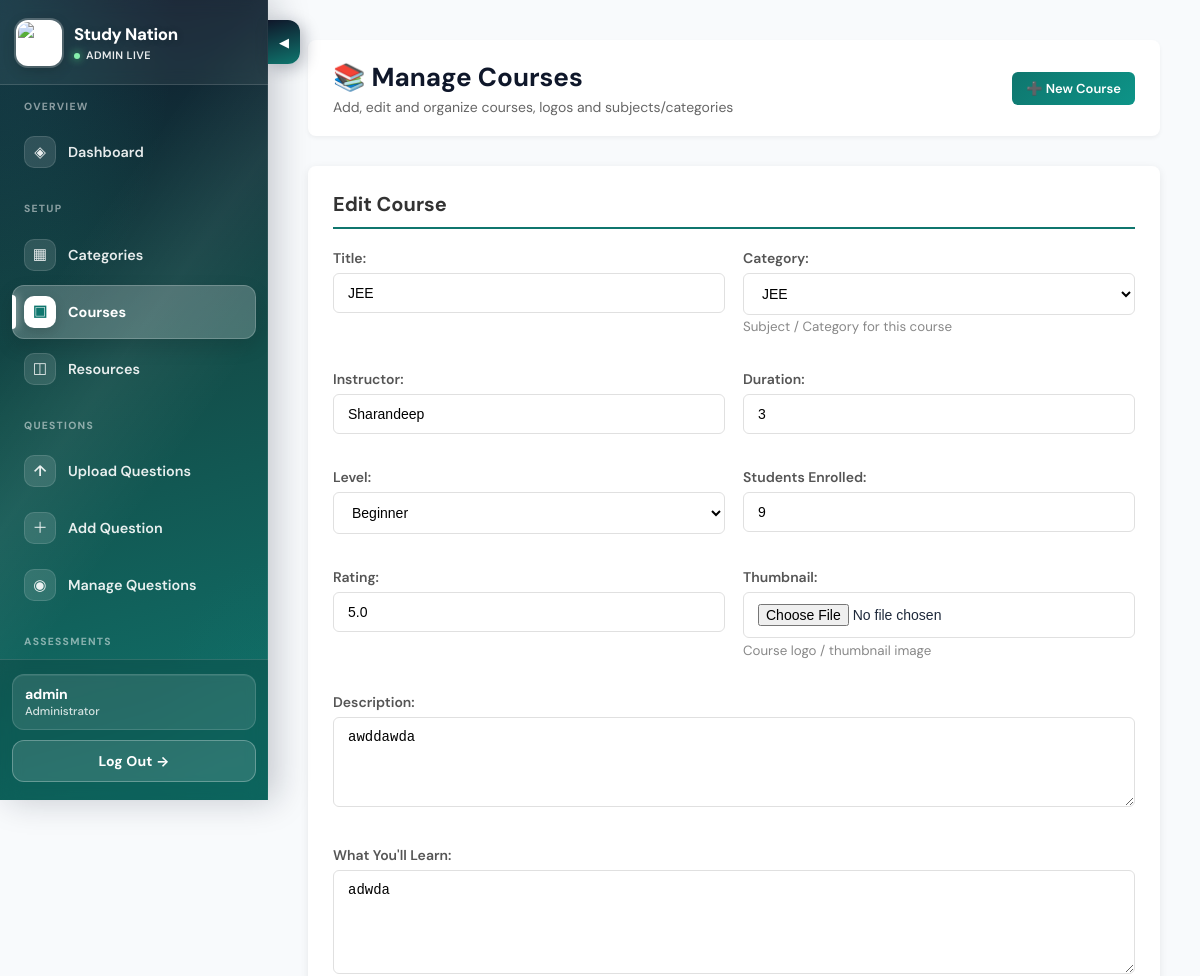
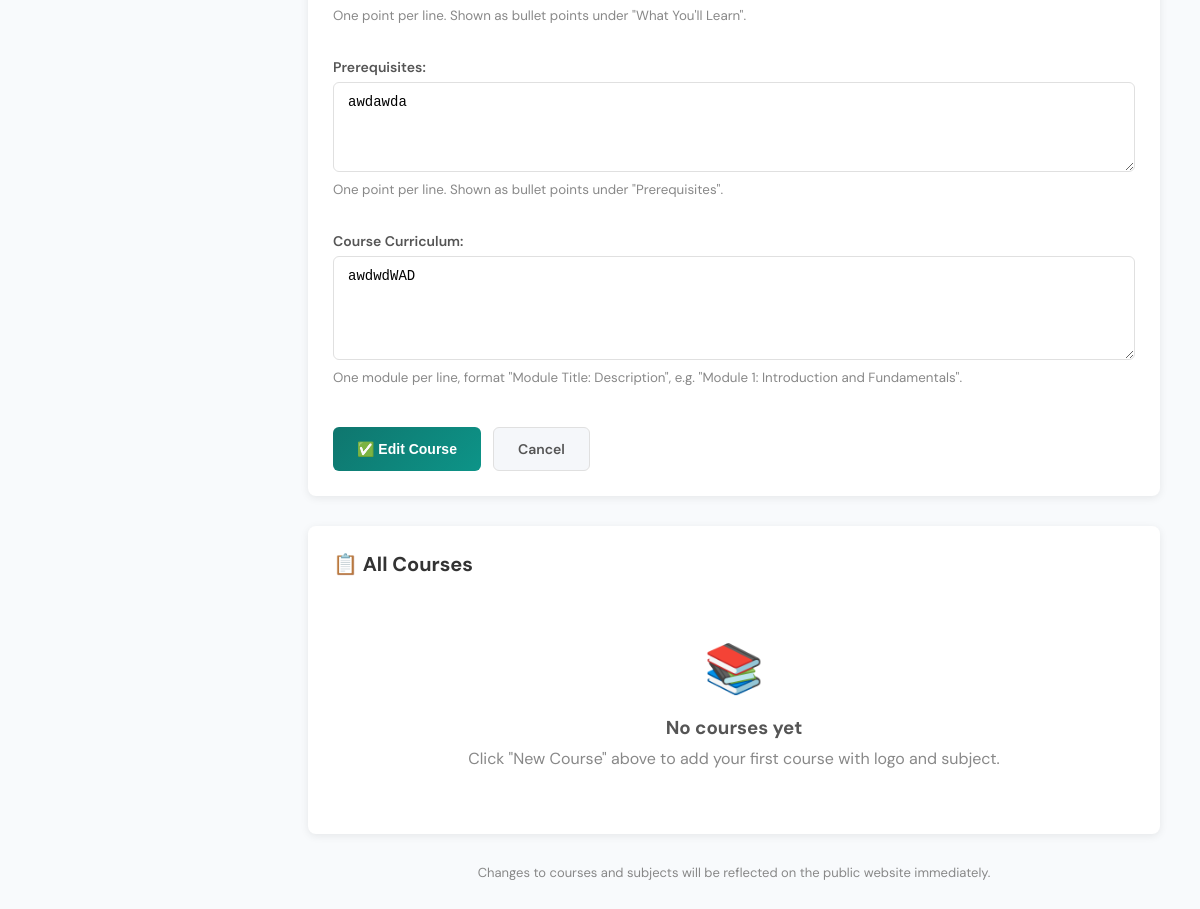
The page /admin-panel/manage-courses/1/edit/ (signed in) on the database its author committed (2 pictures, top to bottom).
### courses/models.py (models this page shows, shortened)
class Course(models.Model):
    title = models.CharField(max_length=200)
    description = models.TextField()
    category = models.ForeignKey(
        CourseCategory, on_delete=models.CASCADE, related_name="courses"
    )
    instructor = models.CharField(max_length=150, blank=True)
    duration = models.CharField(max_length=100, blank=True, help_text="e.g., 12 weeks")
    level = models.CharField(
        max_length=20,
        choices=[
            ("beginner", "Beginner"),
            ("intermediate", "Intermediate"),
            ("advanced", "Advanced"),
        ],
        default="beginner",
    )
    students_enrolled = models.IntegerField(default=0)
    rating = models.DecimalField(max_digits=3, decimal_places=1, default=0)
    thumbnail = models.ImageField(upload_to="course_thumbnails/", null=True, blank=True)
    what_youll_learn = models.TextField(
        blank=True,
        help_text="One point per line. Shown as bullet points under 'What You'll Learn'.",
    )
    prerequisites = models.TextField(
        blank=True,
        help_text="One point per line. Shown as bullet points under 'Prerequisites'.",
    )
    curriculum = models.TextField(
        blank=True,
        help_text=(
            "One module per line, format 'Module Title: Description'. "
            "Example: Module 1: Introduction and Fundamentals"
        ),
    )
    created_at = models.DateTimeField(auto_now_add=True)
    updated_at = models.DateTimeField(auto_now=True)
    class Meta:
        ordering = ["-created_at"]

### admin_panel/views.py (the view)
# urls.py: path("manage-courses/<int:course_id>/edit/", views.edit_course, name="edit_course"),
@admin_required
def edit_course(request, course_id):
    course = get_object_or_404(Course, id=course_id)
    if request.method == "POST":
        form = CourseForm(request.POST, request.FILES, instance=course)
        if form.is_valid():
            form.save()
            messages.success(request, "Course updated successfully!")
            return redirect("admin_panel:manage_courses")
    else:
        form = CourseForm(instance=course)
    return render(
        request,
        "admin_panel/manage_courses.html",
        {"form": form, "course": course, "action": "Edit"},
    )

### admin_panel/views.py (called while the page is built)
def admin_required(view_func):
    @login_required(login_url="courses:student_login")
    @wraps(view_func)
    def wrapped_view(request, *args, **kwargs):
        if not hasattr(request.user, "admin_profile"):
            if request.user.is_superuser:
                AdminUser.objects.get_or_create(user=request.user)
            else:
                messages.error(request, "You do not have admin access")
                return redirect("courses:student_login")
        return view_func(request, *args, **kwargs)
    return wrapped_view

### courses/models.py (called while the page is built)
    def __str__(self):
        return self.name

### admin_panel/templates/admin_panel/manage_courses.html (shortened to what this page needs)
<!DOCTYPE html>
<html lang="en">
  <head>
  </head>
  <body>
    {% include 'admin_panel/_partials/sidebar_slider.html' %}
    <div class="dashboard-wrapper">
{% include 'admin_panel/_partials/admin_sidebar.html' with active='manage_courses' %}
      <main class="main-content">
        <div class="header">
          <div>
            <h1>📚 Manage Courses</h1>
            <p style="color: #666; font-size: 14px; margin-top: 4px;">Add, edit and organize courses, logos and subjects/categories</p>
          </div>
          <div class="header-actions">
            <a href="{% url 'admin_panel:create_course' %}" class="btn btn-primary btn-sm">➕ New Course</a>
          </div>
        </div>
        {% if form %}
          <div class="form-section">
            <h2>{{ action }} Course</h2>
            <form method="post" enctype="multipart/form-data">
              <div class="form-grid">
                <div class="form-group">{{ form.title.label_tag }}
                  {{ form.title }}</div>
                <div class="form-group">
                  {{ form.category.label_tag }}
                  {{ form.category }}
                  <small style="color:#888;">Subject / Category for this course</small>
                </div>
                <div class="form-group">{{ form.instructor.label_tag }}
                  {{ form.instructor }}</div>
                <div class="form-group">{{ form.duration.label_tag }}
                  {{ form.duration }}</div>
                <div class="form-group">{{ form.level.label_tag }}
                  {{ form.level }}</div>
                <div class="form-group">{{ form.students_enrolled.label_tag }}
                  {{ form.students_enrolled }}</div>
                <div class="form-group">{{ form.rating.label_tag }}
                  {{ form.rating }}</div>
                <div class="form-group">
                  {{ form.thumbnail.label_tag }}
                  {{ form.thumbnail }}
                  <small style="color:#888; display:block; margin-top:4px;">Course logo / thumbnail image</small>
                </div>
                <div class="form-group full">{{ form.description.label_tag }}
                  {{ form.description }}</div>
                <div class="form-group full">
                  {{ form.what_youll_learn.label_tag }}
                  {{ form.what_youll_learn }}
                  <small style="color:#888; display:block; margin-top:4px;">One point per line. Shown as bullet points under "What You'll Learn".</small>
                </div>
                <div class="form-group full">
                  {{ form.prerequisites.label_tag }}
                  {{ form.prerequisites }}
                  <small style="color:#888; display:block; margin-top:4px;">One point per line. Shown as bullet points under "Prerequisites".</small>
                </div>
                <div class="form-group full">
                  {{ form.curriculum.label_tag }}
                  {{ form.curriculum }}
                  <small style="color:#888; display:block; margin-top:4px;">One module per line, format "Module Title: Description", e.g. "Module 1: Introduction and Fundamentals".</small>
                </div>
              </div>
              <div class="form-actions">
                <button type="submit" class="btn btn-primary">✅ {{ action }} Course</button>
                <a href="{% url 'admin_panel:manage_courses' %}" class="btn btn-secondary">Cancel</a>
              </div>
            </form>
          </div>
        {% endif %}
        <div class="content-section">
          <h2>📋 All Courses</h2>
          {% if courses %}
            <table class="upload-table">
              <thead>
                <tr>
                  <th style="width: 28%;">Course Name</th>
                  <th>Subject / Category</th>
                  <th>Instructor</th>
                  <th>Level</th>
                  <th>Logo</th>
                  <th style="width: 150px;">Actions</th>
                </tr>
              </thead>
              <tbody>
                {% for course in courses %}
                  <tr>
                    <td>
                      <strong>{{ course.title }}</strong>
                      {% if course.rating %}
                        <span style="font-size:11px; color:#f57c00; margin-left:6px;">⭐ {{ course.rating }}</span>
                      {% endif %}
                    </td>
                    <td>{{ course.category.name|default:'-' }}</td>
                    <td>{{ course.instructor|default:'-' }}</td>
                    <td>{{ course.get_level_display|default:'-' }}</td>
                    <td>
                      {% if course.thumbnail %}
                        <img src="{{ course.thumbnail.url }}" alt="logo" class="course-logo" />
                      {% else %}
                        <span style="color:#aaa; font-size:12px;">No logo</span>
                      {% endif %}
                    </td>
                    <td>
                      <div style="display: flex; gap: 8px; flex-wrap: wrap;">
                        <a href="{% url 'admin_panel:edit_course' course.id %}" class="btn btn-primary btn-sm" style="padding: 6px 12px; font-size: 12px;">✏️ Edit</a>
                        <form method="post" action="{% url 'admin_panel:delete_course' course.id %}" style="display:inline;" onsubmit="return confirm('Delete this course? Courses with question banks cannot be deleted (banks are protected so questions are not lost).');">{% csrf_token %}<button type="submit" class="btn btn-danger">🗑️ Delete</button></form>
                      </div>
                    </td>
                  </tr>
                {% endfor %}
              </tbody>
            </table>
          {% else %}
            <div class="empty-state">
              <span class="icon">📚</span>
              <h3 style="margin-bottom: 8px; color: #555;">No courses yet</h3>
              <p>Click "New Course" above to add your first course with logo and subject.</p>
            </div>
          {% endif %}
        </div>
        <div style="margin-top: 15px; text-align: center; color: #888; font-size: 13px;">Changes to courses and subjects will be reflected on the public website immediately.</div>
      </main>
    </div>
  </body>
</html>

### admin_panel/templates/admin_panel/_partials/admin_sidebar.html (shortened to what this page needs)
<aside class="sidebar" id="adminSidebar" aria-label="Admin navigation">
  <div class="sidebar-header">
    <a class="sidebar-brand" href="{% url 'admin_panel:dashboard' %}">
      <img
        src="/media/study_nation_logo.jpeg"
        alt="Study Nation"
        class="sidebar-logo"
      />
      <div class="sidebar-brand-text">
        <strong>Study Nation</strong>
        <span>Admin live</span>
      </div>
    </a>
  </div>
  <nav class="sidebar-nav-wrap" aria-label="Main">
    <ul class="sidebar-nav">
      <li class="sidebar-section-label">Overview</li>
      <li>
        <a href="{% url 'admin_panel:dashboard' %}" class="{% if active == 'dashboard' %}active{% endif %}">
          <span class="nav-ico">◈</span> Dashboard
        </a>
      </li>
      <li class="sidebar-section-label">Setup</li>
      <li>
        <a href="{% url 'admin_panel:manage_categories' %}" class="{% if active == 'manage_categories' %}active{% endif %}">
          <span class="nav-ico">▦</span> Categories
        </a>
      </li>
      <li>
        <a href="{% url 'admin_panel:manage_courses' %}" class="{% if active == 'manage_courses' %}active{% endif %}">
          <span class="nav-ico">▣</span> Courses
        </a>
      </li>
      <li>
        <a href="{% url 'admin_panel:manage_resources' %}" class="{% if active == 'manage_resources' %}active{% endif %}">
          <span class="nav-ico">◫</span> Resources
        </a>
      </li>
      <li class="sidebar-section-label">Questions</li>
      <li>
        <a href="{% url 'admin_panel:csv_upload' %}" class="{% if active == 'csv_upload' %}active{% endif %}">
          <span class="nav-ico">↑</span> Upload Questions
        </a>
      </li>
      <li>
        <a href="{% url 'admin_panel:manual_question' %}" class="{% if active == 'manual_question' %}active{% endif %}">
          <span class="nav-ico">＋</span> Add Question
        </a>
      </li>
      <li>
        <a href="{% url 'admin_panel:manage_questions' %}" class="{% if active == 'manage_questions' %}active{% endif %}">
          <span class="nav-ico">◉</span> Manage Questions
        </a>
      </li>
      <li class="sidebar-section-label">Assessments</li>
    </ul>
  </nav>
  <div class="sidebar-footer">
    <div class="sidebar-user">
      <strong>
        {% if admin_user %}
          {{ admin_user.user.username }}
        {% elif user.is_authenticated %}
          {{ user.username }}
        {% else %}
          Admin
        {% endif %}
      </strong>
      <span>Administrator</span>
    </div>
    <a href="{% url 'admin_panel:logout' %}" class="logout-btn">Log Out →</a>
  </div>
</aside>

### admin_panel/templates/admin_panel/manage_courses.html (style rules this page uses)
* { margin: 0; padding: 0; box-sizing: border-box; }
body { font-family: 'Segoe UI', Tahoma, Geneva, Verdana, sans-serif; background: #f5f7fa; color: #333; }
.dashboard-wrapper { display: grid; grid-template-columns: 250px 1fr; min-height: 100vh; }
.sidebar { background: linear-gradient(165deg, #0f172a 0%, #134e4a 50%, #0f766e 100%); color: white; padding: 30px 0; position: fixed; height: 100vh; width: 250px; overflow-y: auto; box-shadow: 2px 0 10px rgba(0, 0, 0, 0.1); }
.sidebar-header { padding: 0 20px 30px; border-bottom: 1px solid rgba(255, 255, 255, 0.2); margin-bottom: 20px; }
.sidebar-nav { list-style: none; }
.sidebar-nav li { margin: 0; }
.sidebar-nav a { display: block; padding: 14px 20px; color: white; text-decoration: none; transition: all 0.3s ease; border-left: 3px solid transparent; }
.sidebar-nav a:hover, .sidebar-nav a.active { background: rgba(255, 255, 255, 0.1); border-left-color: white; }
.sidebar-footer { position: absolute; bottom: 20px; left: 0; right: 0; padding: 0 20px; border-top: 1px solid rgba(255, 255, 255, 0.2); padding-top: 20px; }
.logout-btn { width: 100%; padding: 10px; background: rgba(255, 255, 255, 0.2); color: white; border: 1px solid rgba(255, 255, 255, 0.4); border-radius: 4px; cursor: pointer; transition: all 0.3s ease; text-decoration: none; display: block; text-align: center; font-size: 14px; }
.main-content { margin-left: 250px; padding: 40px; width: max-content; min-width: 900px; }
.header { display: flex; justify-content: space-between; align-items: center; margin-bottom: 30px; background: white; padding: 20px 25px; border-radius: 8px; box-shadow: 0 2px 4px rgba(0, 0, 0, 0.05); }
.header h1 { font-size: 26px; color: #333; }
.header .header-actions { display: flex; gap: 10px; }
.content-section { background: white; padding: 25px; border-radius: 8px; box-shadow: 0 2px 8px rgba(0, 0, 0, 0.08); margin-bottom: 30px; }
.content-section h2 { font-size: 20px; margin-bottom: 20px; color: #333; display: flex; align-items: center; gap: 8px; }
.form-section { background: white; padding: 25px; border-radius: 8px; box-shadow: 0 2px 8px rgba(0, 0, 0, 0.08); margin-bottom: 30px; }
.form-section h2 { font-size: 20px; margin-bottom: 20px; color: #333; border-bottom: 2px solid #0f766e; padding-bottom: 10px; }
.form-grid { display: grid; grid-template-columns: repeat(auto-fit, minmax(280px, 1fr)); gap: 18px; }
.form-group { margin-bottom: 16px; }
.form-group.full { grid-column: 1 / -1; }
.form-group label { display: block; font-weight: 600; margin-bottom: 6px; color: #555; font-size: 14px; }
.form-group input, .form-group textarea, .form-group select { width: 100%; padding: 11px 14px; border: 1px solid #e0e0e0; border-radius: 6px; font-size: 14px; transition: border 0.3s ease; background: #fff; }
.form-group textarea { min-height: 90px; resize: vertical; }
.form-actions { display: flex; gap: 12px; margin-top: 25px; flex-wrap: wrap; }
.btn { padding: 12px 24px; border: none; border-radius: 6px; font-size: 14px; font-weight: 600; cursor: pointer; text-decoration: none; display: inline-flex; align-items: center; justify-content: center; gap: 6px; transition: all 0.3s ease; }
.btn-primary { background: linear-gradient(165deg, #0f172a 0%, #134e4a 50%, #0f766e 100%); color: white; }
.btn-secondary { background: #f5f7fa; color: #555; border: 1px solid #e0e0e0; }
.btn-sm { padding: 8px 14px; font-size: 13px; }
.empty-state { text-align: center; padding: 40px 20px; color: #888; }
.empty-state .icon { font-size: 48px; margin-bottom: 15px; display: block; }

### rows shown on the page
Course: title "JEE", category "JEE", instructor "Sharandeep", duration "3", level "Beginner", students_enrolled "9", rating "5.0", description "awddawda", what_youll_learn "adwda", prerequisites "awdawda", curriculum "awdwdWAD"

### other values the page prints
{{ user.username }} "admin"
{{ action }} "Edit"
